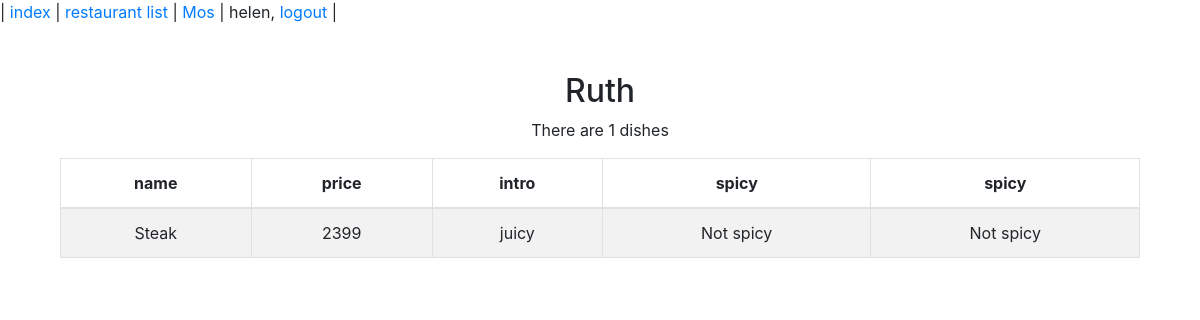
The app's page /restaurants/menu/1/ (signed in) with its own data.
### restaurants/models.py (models this page shows, shortened)
class Restaurant(models.Model):
    name = models.CharField(max_length=20)
    phone_number = models.CharField(max_length=15)
    address = models.CharField(max_length=50, blank=True)

class Food(models.Model):
    name = models.CharField(max_length=20)
    price = models.DecimalField(max_digits=5, decimal_places=0)
    comment = models.CharField(max_length=50, blank=True)
    is_spicy = models.BooleanField(default=False)
    restaurant = models.ForeignKey(Restaurant)

### restaurants/views.py (the view)
# urls.py: url(r'^menu/(?P<pk>\d+)/$', login_required(MenuView.as_view()), name="menu"),
class MenuView(DetailView):
    model = Restaurant
    template_name = 'menu.html'
    context_object_name = 'restaurant'
    def get(self, request, pk, *args, **kwargs):
        try:
            return super(MenuView, self).get(self, request, pk=pk, *args, **kwargs)
        except Http404:
            return HttpResponseRedirect('/restaurants/list/')

### restaurants/templatetags/myfilters.py (called while the page is built)
@register.filter(name='yes_no')
def yes_no(bool_value, show_str):
	if bool_value:
		return show_str.partition('/')[0]
	else:
		return show_str.partition('/')[2]

### restaurants/templates/menu.html (shortened to what this page needs)
{% extends 'base.html' %}
{% block head %}
<link rel="stylesheet" href="https://maxcdn.bootstrapcdn.com/bootstrap/4.0.0-alpha.6/css/bootstrap.min.css">
{% endblock %}
{% block content %}
	<div class="container">
	<div class="menus">
	<div>
	<h2>{{restaurant.name}}</h2>
	{% load myfilters %}
		 <p> There are {{ restaurant.food_set.all | length}} dishes </p>
		<table class="table table-bordered table-striped " align="center">
			<thead>
			<tr>
			<th>name</td>
			<th>price</th>
			<th>intro</th>
			<th>spicy</th>
			<th>spicy</th>
			</tr>
			</thead>
			<tbody>
	{% for food in restaurant.food_set.all %}
			<tr>
			<td>{{food.name}}</td>
			<td>{{food.price}}</td>
			<td>{{food.comment}}</td>
			<td>{{food.is_spicy|yes_no:"Spicy/Not spicy"}}</td>
			<td>{% if food.is_spicy %} Spicy {% else %} Not spicy {% endif %}</td>
			</tr>
	{% endfor %}
			</tbody>
		</table>
	</div>
	</div></div>
{% endblock %}

### templates/base.html (shortened to what this page needs)
<!DOCTYPE html>
<html lang="en">
<head>
	{% block head %}{% endblock %}
</head>
<body>
<nav>
	| <a href="/index/">index</a> |
	  <a href="/restaurants/list/">restaurant list</a> |
	  <a href="/restaurants/mos_menu/">Mos</a> |
	{% if request.user.is_authenticated %}
		{{ request.user }}, <a href="/accounts/logout/">logout</a> |
	{% else %}
		<a href="/accounts/login/">login</a> |
		<a href="/accounts/register/">register</a> |
	{% endif %}
</nav>
{% block content %} {% endblock %}
</body>
</html>

### restaurants/templates/menu.html (style rules this page uses)
th { text-align: center; }
div.menus { text-align: center; padding: 40px 15px; }

### records on screen
Restaurant: name "Ruth", food_set.all|length "1"
Food: name "Steak", price "2399", comment "juicy", is_spicy|yes_no "Not spicy"

### other values on screen
{{ request.user }} "helen"
